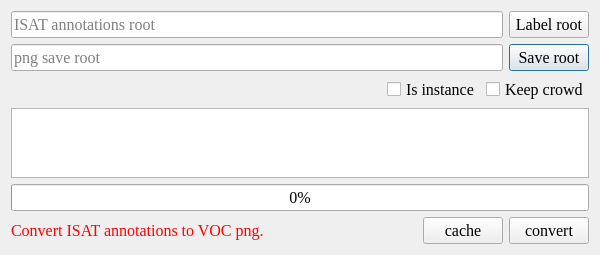
<?xml version="1.0" encoding="UTF-8"?>
<ui version="4.0">
 <class>Dialog</class>
 <widget class="QDialog" name="Dialog">
  <property name="windowModality">
   <enum>Qt::NonModal</enum>
  </property>
  <property name="geometry">
   <rect>
    <x>0</x>
    <y>0</y>
    <width>600</width>
    <height>251</height>
   </rect>
  </property>
  <property name="font">
   <font>
    <family>Times New Roman</family>
    <pointsize>12</pointsize>
   </font>
  </property>
  <property name="windowTitle">
   <string>ISAT to VOC png</string>
  </property>
  <property name="sizeGripEnabled">
   <bool>false</bool>
  </property>
  <property name="modal">
   <bool>false</bool>
  </property>
  <layout class="QVBoxLayout" name="verticalLayout">
   <item>
    <widget class="QWidget" name="widget" native="true">
     <layout class="QGridLayout" name="gridLayout">
      <property name="leftMargin">
       <number>0</number>
      </property>
      <property name="topMargin">
       <number>0</number>
      </property>
      <property name="rightMargin">
       <number>0</number>
      </property>
      <property name="bottomMargin">
       <number>0</number>
      </property>
      <item row="3" column="1">
       <widget class="QPushButton" name="pushButton_save_root">
        <property name="text">
         <string>Save root</string>
        </property>
       </widget>
      </item>
      <item row="2" column="0">
       <widget class="QLineEdit" name="lineEdit_label_root">
        <property name="enabled">
         <bool>true</bool>
        </property>
        <property name="readOnly">
         <bool>true</bool>
        </property>
        <property name="placeholderText">
         <string>ISAT annotations root</string>
        </property>
       </widget>
      </item>
      <item row="2" column="1">
       <widget class="QPushButton" name="pushButton_label_root">
        <property name="text">
         <string>Label root</string>
        </property>
       </widget>
      </item>
      <item row="3" column="0">
       <widget class="QLineEdit" name="lineEdit_save_root">
        <property name="enabled">
         <bool>true</bool>
        </property>
        <property name="readOnly">
         <bool>true</bool>
        </property>
        <property name="placeholderText">
         <string>png save root</string>
        </property>
       </widget>
      </item>
     </layout>
    </widget>
   </item>
   <item>
    <widget class="QWidget" name="widget_3" native="true">
     <layout class="QHBoxLayout" name="horizontalLayout_2">
      <property name="leftMargin">
       <number>0</number>
      </property>
      <property name="topMargin">
       <number>0</number>
      </property>
      <property name="rightMargin">
       <number>0</number>
      </property>
      <property name="bottomMargin">
       <number>0</number>
      </property>
      <item>
       <spacer name="horizontalSpacer_2">
        <property name="orientation">
         <enum>Qt::Horizontal</enum>
        </property>
        <property name="sizeHint" stdset="0">
         <size>
          <width>40</width>
          <height>20</height>
         </size>
        </property>
       </spacer>
      </item>
      <item>
       <widget class="QCheckBox" name="checkBox_is_instance">
        <property name="toolTip">
         <string/>
        </property>
        <property name="accessibleName">
         <string/>
        </property>
        <property name="accessibleDescription">
         <string/>
        </property>
        <property name="text">
         <string>Is instance</string>
        </property>
       </widget>
      </item>
      <item>
       <widget class="QCheckBox" name="checkBox_keep_crowd">
        <property name="text">
         <string>Keep crowd</string>
        </property>
       </widget>
      </item>
     </layout>
    </widget>
   </item>
   <item>
    <widget class="QTextBrowser" name="textBrowser">
     <property name="font">
      <font>
       <family>宋体</family>
       <pointsize>12</pointsize>
      </font>
     </property>
     <property name="lineWrapMode">
      <enum>QTextEdit::NoWrap</enum>
     </property>
     <property name="html">
      <string>&lt;!DOCTYPE HTML PUBLIC &quot;-//W3C//DTD HTML 4.0//EN&quot; &quot;http://www.w3.org/TR/REC-html40/strict.dtd&quot;&gt;
&lt;html&gt;&lt;head&gt;&lt;meta name=&quot;qrichtext&quot; content=&quot;1&quot; /&gt;&lt;style type=&quot;text/css&quot;&gt;
p, li { white-space: pre-wrap; }
&lt;/style&gt;&lt;/head&gt;&lt;body style=&quot; font-family:'宋体'; font-size:12pt; font-weight:400; font-style:normal;&quot;&gt;
&lt;p style=&quot;-qt-paragraph-type:empty; margin-top:0px; margin-bottom:0px; margin-left:0px; margin-right:0px; -qt-block-indent:0; text-indent:0px;&quot;&gt;&lt;br /&gt;&lt;/p&gt;&lt;/body&gt;&lt;/html&gt;</string>
     </property>
    </widget>
   </item>
   <item>
    <widget class="QProgressBar" name="progressBar">
     <property name="value">
      <number>0</number>
     </property>
    </widget>
   </item>
   <item>
    <widget class="QWidget" name="widget_2" native="true">
     <layout class="QHBoxLayout" name="horizontalLayout">
      <property name="leftMargin">
       <number>0</number>
      </property>
      <property name="topMargin">
       <number>0</number>
      </property>
      <property name="rightMargin">
       <number>0</number>
      </property>
      <property name="bottomMargin">
       <number>0</number>
      </property>
      <item>
       <widget class="QLabel" name="label">
        <property name="styleSheet">
         <string notr="true">color: rgb(255, 0, 0);</string>
        </property>
        <property name="text">
         <string>Convert ISAT annotations to VOC png.</string>
        </property>
       </widget>
      </item>
      <item>
       <spacer name="horizontalSpacer">
        <property name="orientation">
         <enum>Qt::Horizontal</enum>
        </property>
        <property name="sizeHint" stdset="0">
         <size>
          <width>40</width>
          <height>20</height>
         </size>
        </property>
       </spacer>
      </item>
      <item>
       <widget class="QPushButton" name="pushButton_cache">
        <property name="text">
         <string>cache</string>
        </property>
        <property name="icon">
         <iconset>
          <normaloff>:/icons/icons/关闭_close-one.svg</normaloff>:/icons/icons/关闭_close-one.svg</iconset>
        </property>
       </widget>
      </item>
      <item>
       <widget class="QPushButton" name="pushButton_apply">
        <property name="text">
         <string>convert</string>
        </property>
        <property name="icon">
         <iconset>
          <normaloff>:/icons/icons/校验_check-one.svg</normaloff>:/icons/icons/校验_check-one.svg</iconset>
        </property>
       </widget>
      </item>
     </layout>
    </widget>
   </item>
  </layout>
 </widget>
 <resources>
  <include location="../icons.qrc"/>
 </resources>
 <connections/>
</ui>
